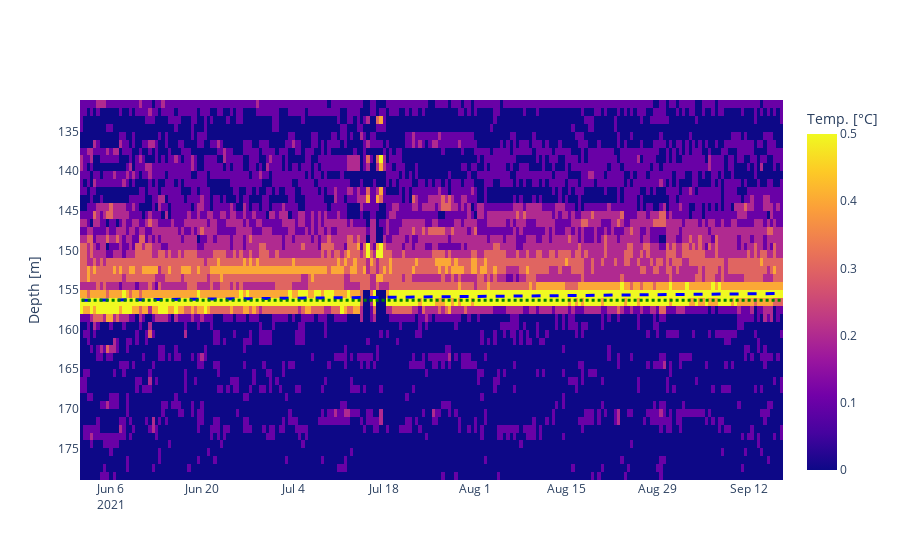

Notebook code for this chart:
### Code cell
# Calc diff and determine linear curve at that plot
all_diff_columns=[]
number_of_averages=1
for x in resample_data.columns[:-number_of_averages*2]:
    noa=number_of_averages
    x_index=x-resample_data.columns[0]
    col1=resample_data.columns[x_index:x_index+noa]
    col2=resample_data.columns[x_index+noa:x_index+2*noa]
    diff_colum=resample_data[col2].mean(axis=1) - resample_data[col1].mean(axis=1)
    #diff_colum=resample_data[x] - resample_data[x+1]

    all_diff_columns.append(diff_colum)

df_diff=pd.concat(all_diff_columns,axis=1)
df_diff.columns=resample_data.columns[:-number_of_averages*2]+number_of_averages+0.5
df_diff=round(df_diff,1)

# Plot and save
plot_water_rise(df_diff,plot_save=plot_save,linear_curve=[156.3,0.008],title="Diff.",zminmax=[0,0.5],data_type="chan58")

### Figure 1 — Plotly figure (JSON) as saved in the notebook; plotly's stock layout.template omitted (floating-point values rounded to 4 significant figures; data arrays with more than 128 entries replaced by an {"elided": "..."} marker saying what was removed)
{"data": [{"colorbar": {"title": {"text": "Temp. [°C]"}}, "name": "Temperature Diff.", "type": "heatmap", "x": {"elided": "216 str values"}, "y": [131.5, 132.5, 133.5, 134.5, 135.5, 136.5, 137.5, 138.5, 139.5, 140.5, 141.5, 142.5, 143.5, 144.5, 145.5, 146.5, 147.5, 148.5, 149.5, 150.5, 151.5, 152.5, 153.5, 154.5, 155.5, 156.5, 157.5, 158.5, 159.5, 160.5, 161.5, 162.5, 163.5, 164.5, 165.5, 166.5, 167.5, 168.5, 169.5, 170.5, 171.5, 172.5, 173.5, 174.5, 175.5, 176.5, 177.5, 178.5], "yaxis": "y", "z": {"elided": "48x216 float values"}, "zmax": 0.5, "zmin": 0}, {"fillcolor": "blue", "line": {"color": "blue", "dash": "dash", "width": 3}, "name": "line fit", "type": "scatter", "x": {"elided": "216 str values"}, "xaxis": "x", "y": {"elided": "216 float values"}, "yaxis": "y"}, {"fillcolor": "black", "line": {"color": "green", "dash": "dot", "width": 3}, "name": "line horizontal", "type": "scatter", "x": {"elided": "216 str values"}, "xaxis": "x", "y": {"elided": "216 float values"}, "yaxis": "y"}], "layout": {"showlegend": false, "xaxis": {"anchor": "y", "domain": [0, 1]}, "yaxis": {"anchor": "x", "autorange": "reversed", "domain": [0, 1], "title": {"text": "Depth [m]"}}}}
